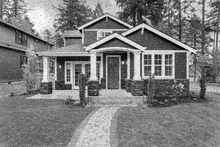
%> input picture Image2.png, 220 x 147 px, shrunk from 730 x 487 before the run
$ octave 'Q2_2453173 (2).m'   (GNU Octave 9; MATLAB toolbox functions it lacks are replaced by stand-ins)
%> lines starting %> are read from the running program, lines starting %| are printed output that depends on the picture
%Furkan Duman 2453173

% NOTE -> For convolution I choice PIXEL REPLICATION METHOD FOR PADDING,
% because, To better learn pixel manipulations and copying in image processing,
% I wanted to use this method. Zero Padding is a straightforward procedure.
% First, I placed the original image into the new image. Then,
% I copied the top row of the original image to the new image.
% After that, I copied the bottom row of the original image to the new image.
% Next, I copied the leftmost column of the original image to the new image,
% and finally, I copied the rightmost edge of the original image to the new image.
% This way, I completed the padding process.


clc; clear;

%Read Image2.png
image2 = imread('image2.png');
%> image2 is the input picture: size 147x220 uint8; min 0, max 255, mean 125

% For remove the noise I use MEDIAN FILTER. So first I need Convolution.

% For convolution, I want to select 3x3 area.
% So, my neighborhoodSize is 1. This means that, when I travels to my image2
% I select  9 pixes intenity.  Then arrange the 9 pixels intensity
% in ascending and descending order.Then select the median from this  nine
% values.  Then I place this value at candidate pixel.

neighborhoodSize = 1;

% Get the size of the image
[m, n] = size(image2);
%> m = 147; n = 220


% For padding image : I  choose  PIXEL REPLICATION FOR PADDING
% rather than   zero padding.

%Creating a new image. (Extra 2 colums and 2 row then image2)
paddingImage = uint8(zeros(m+2, n+2));


paddingImage(2:m+1, 2:n+2-1) = image2(:,:); %It essentially copies the content of image2
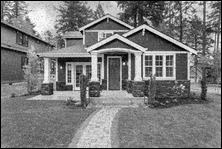
%> paddingImage: size 149x222 uint8; min 0, max 255, mean 122.2
% into the center of paddingImage.


paddingImage(1,2:n+1) = image2(1,:); % This line assigns the first row of image2 to
% the top row of paddingImage It's filling the top border of paddingImage with the values
% from the first row of image2.
paddingImage(m+2,2:n+1) = image2(m,:); %This line assigns the last row of image2 to the bottom row of paddingImage.
% It's filling the bottom border of paddingImage with the values from the last row of image2

paddingImage(:,1) = paddingImage(:,2); %This line assigns the second column of
% paddingImage to the leftmost column of paddingImage. It's filling the left border of paddingImage with the values
% from the second column of paddingImage.
paddingImage(:,n+2) = paddingImage(:,n+1); % This line assigns the second-to-last column of
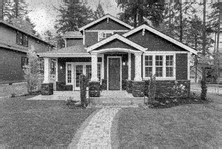
%> paddingImage: size 149x222 uint8; min 0, max 255, mean 125.2
% paddingImage to the rightmost column of paddingImage.
% It's filling the right border of paddingImage with
% the values from the second-to-last column of denoisedImage.

% Create a matrix for edge detection.
edgeImage = uint8(zeros(m,n));

% I found these matrixes on lecture's slayt (week 3 page 65)
horizontalSobel = [-1,-2,-1; 0,0,0; 1,2,1];
verticalSobel =   [-1,0,1; -2,0,2; -1,0,1];

% Perform Sobel edge detection for original image.
% size of paddingImage is [m+2,n+2], So for rows : I start 2 and finish
% m+1, for column: I start to 2 and finish to n+1.
for i = 2:m+1
    for j = 2:n+1

        totalH = 0;
        totalV = 0;
        % For example If  the selected pixels  centered around the pixel
        % at position (i, j) : I extracts a 3x3 neighborhood of pixels from the
        % paddingImage.  (i-1,i,i+1:j-1,j,j+1)
        neighborhood = double(paddingImage(i-1:i+1,j-1:j+1));

        [x,y] = size(neighborhood);
        % Sobel operator.  The horizontal and vertical Sobel operators are used to perform these calculations.
        for o = 1:x
            for f = 1:y
                totalH = totalH + (neighborhood(o,f) * verticalSobel(o,f));
                totalV = totalV + (neighborhood(o,f) * horizontalSobel(o,f));


            end
        end
        edgeImage(i-1,j-1) =  (totalH) + (totalV);

    end
end
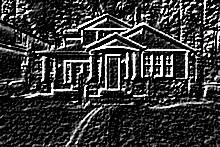
%> edgeImage: size 147x220 uint8; min 0, max 255, mean 54.5

Image2Output = uint8(zeros(m,n));
% Performing median filtering on an image using a 3x3 neighborhood
% Note: The original image is "Salt and Pepper" noise.

for i = 1+neighborhoodSize : m+1 %For modularity, I don't write "1" to neighborhoodSize
    for j = 1+neighborhoodSize : n+1

        % The neighborhood variable contains the pixel values of this 3x3 region.
        neighborhood = paddingImage(i-neighborhoodSize:i+neighborhoodSize, j-neighborhoodSize:j+neighborhoodSize);

        % I flattens the neighborhood into a 1D array
        neighborhoodElements = neighborhood(:);
        % Then I sort  in ascending order
        sortedVec = sort(neighborhoodElements);

        % I calculate  the index corresponding to the middle value of the sorted array
        midElementIndex = round(length(sortedVec) / 2);

        %Finally, The median value calculated for the 3x3 neighborhood is assigned to the output image
        Image2Output(i-1, j-1) = sortedVec(midElementIndex);


    end
end
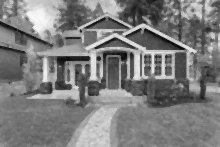
%> Image2Output: size 147x220 uint8; min 9, max 248, mean 124.8


% similar image padding operation (PIXEL REPLICATION METHOD)

paddingImage2 = uint8(zeros(m+2, n+2));
paddingImage2(2:m+1, 2:n+1) = Image2Output(:,:); % This line copies the content
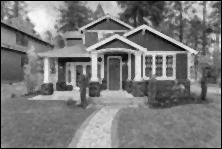
%> paddingImage2: size 149x222 uint8; min 0, max 248, mean 122
% of the Image2Output to the center of paddingImage2, effectively filling the
% inner part of paddingImage2 with the values from
paddingImage2(1,2:n+1) = Image2Output(1,:); %This line assigns the first row of
% Image2Output to the top row of paddingImage2, effectively filling the top border of
% paddingImage2 with the values from the first row of Image2Output.

paddingImage2(m+2,2:n+1) = Image2Output(m,:); %This line assigns the last row of
% Image2Output to the bottom row of paddingImage2, effectively filling the bottom border
% of paddingImage2 with the values from the last row of Image2Output.

paddingImage2(:,1) = paddingImage2(:,2); % This line fills the left border of paddingImage2
% with the values from the second column of paddingImage2. It essentially replicates the second column's
% values to the entire left border.

paddingImage2(:,n+2) = paddingImage2(:,n+1); %This line fills the right border of paddingImage2
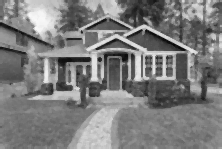
%> paddingImage2: size 149x222 uint8; min 9, max 248, mean 125
% with the values from the second-to-last column of paddingImage2. It replicates the values from
% the second-to-last column to the entire right border.


edgeImageForOutput = uint8(zeros(m,n)); % % Create a matrix for edge detection.

% Perform Sobel edge detection for output image.
% I explained above how this function works.
% Exactly the same logic works.
for i = 2:m+1
    for j = 2:n+1

        totalH = 0;
        totalV = 0;

        neighborhood = double(paddingImage2(i-1:i+1,j-1:j+1));
        [x,y] = size(neighborhood);

        for o = 1:x
            for f = 1:y
                totalH = totalH + (neighborhood(o,f) * verticalSobel(o,f));
                totalV = totalV + (neighborhood(o,f) * horizontalSobel(o,f));


            end
        end
        edgeImageForOutput(i-1,j-1) =  (totalH) + (totalV);

    end
end
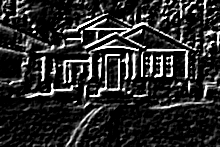
%> edgeImageForOutput: size 147x220 uint8; min 0, max 255, mean 41.8


% For display ;

subplot(2,2,1)   % Create 2 rows, 2 columns (1-2-3-4)
imshow(image2)
title("Image2.png")
subplot(2,2,2)
imshow(uint8(edgeImage))
title("Image2 Edge Map")
subplot(2,2,3)
imshow(Image2Output)
title("Image2Output.png")

subplot(2,2,4)
imshow(uint8(edgeImageForOutput))
title("Image2Output Edge Map ")

$ run again, with Image1.png copied over Image2.png
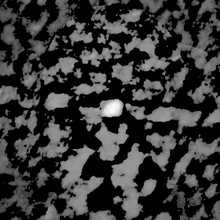
%> input picture Image1.png, 220 x 220 px, shrunk from 300 x 300 before the run
%> image2 is the input picture: size 220x220 uint8; min 0, max 254, mean 54.8
%> `paddingImage2(:,n+2) = paddingImage2(:,n+1);`:
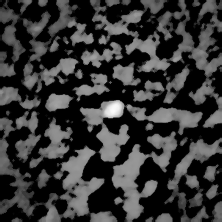
%> paddingImage2: size 222x222 uint8; min 0, max 251, mean 54.1
%> after the loop `for i = 2:m+1`:
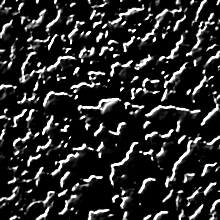
%> edgeImageForOutput: size 220x220 uint8; min 0, max 255, mean 41.6

$ run again, with Image3.png copied over Image2.png
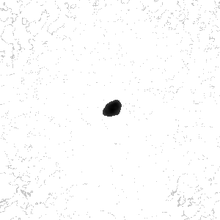
%> input picture Image3.png, 220 x 220 px, shrunk from 300 x 300 before the run
%> image2 is the input picture: size 220x220 uint8; min 1, max 255, mean 252
%> after the loop `for i = 2:m+1`:
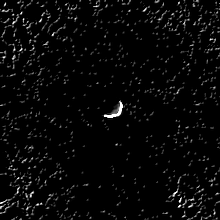
%> edgeImage: size 220x220 uint8; min 0, max 255, mean 8.3
%> after the loop `for i = 2:m+1`:
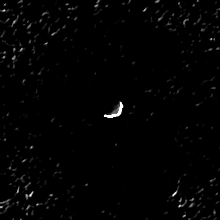
%> edgeImageForOutput: size 220x220 uint8; min 0, max 255, mean 3
